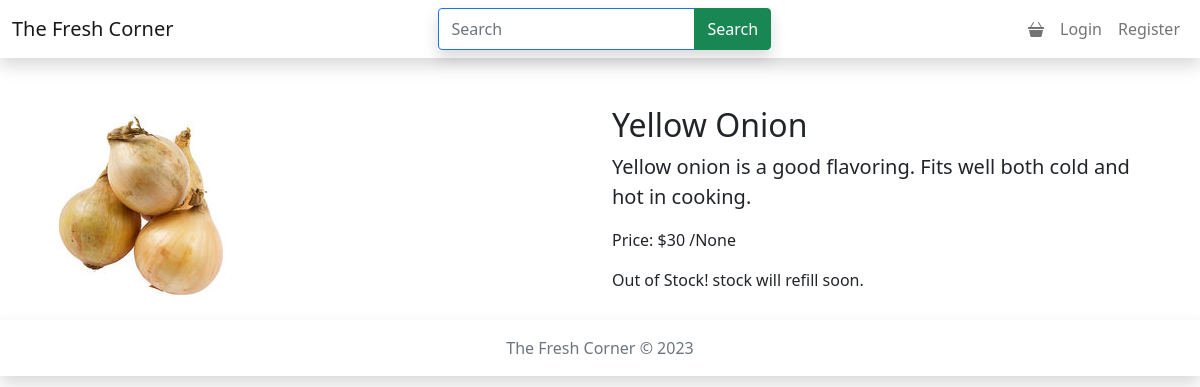
/product/5, run on the app's committed database.
### FreshCorner/model.py (models this page shows)
class Product(db.Model):
    id = db.Column(db.Integer(), primary_key= True)
    name = db.Column(db.String(100), nullable=False)
    MFD = db.Column(db.String())
    EXP = db.Column(db.String())
    rate = db.Column(db.Integer(), nullable=False)
    unit = db.Column(db.String())
    description = db.Column(db.String())
    image = db.Column(db.Text, unique = True, nullable=False)
    mimetype = db.Column(db.Text, nullable=False)
    quantity = db.Column(db.Integer(), nullable=False)
    category_id = db.Column(db.Integer(), db.ForeignKey('category.id'), nullable = False)
    catagory = db.relationship('Category', backref=db.backref('products', lazy=True))
    deleted = db.Column(db.Boolean(), default=False)

### FreshCorner/public.py (the view)
@app.route('/product/<int:product_id>')
def detail(product_id):
    product = Product.query.get_or_404(product_id)
    return render_template('product_detail.html', product=product)

### templates/product_detail.html (shortened to what this page needs)
{% extends 'base.html' %}
{% block content %}
<div class="container mt-4">
    <div class="row">
        <div class="col-md-6">
            <img src="{{ url_for('static', filename='product_img/' + product.image) }}" alt="{{ product.name }}" class="img-fluid mb-3">
        </div>
        <div class="col-md-6">
            <h2>{{ product.name }}</h2>
            <p class="lead">{{ product.description }}</p>
            <p class="font-weight-bold">Price: ${{ product.rate }} /{{product.unit}}</p>
            {% if 10 > product.quantity > 0 %}
            <p class="font-weight-bold">only {{ product.quantity }} left</p>
            {% elif product.quantity == 0 %}
            <p class="font-weight-bold">Out of Stock! stock will refill soon.</p>
            {% endif %}
        </div>
    </div>
</div>
{% endblock %}

### data on the page
Product: image (picture), name "Yellow Onion", description "Yellow onion is a good flavoring. Fits well both cold and hot in cooking.", rate "30", unit "None"
